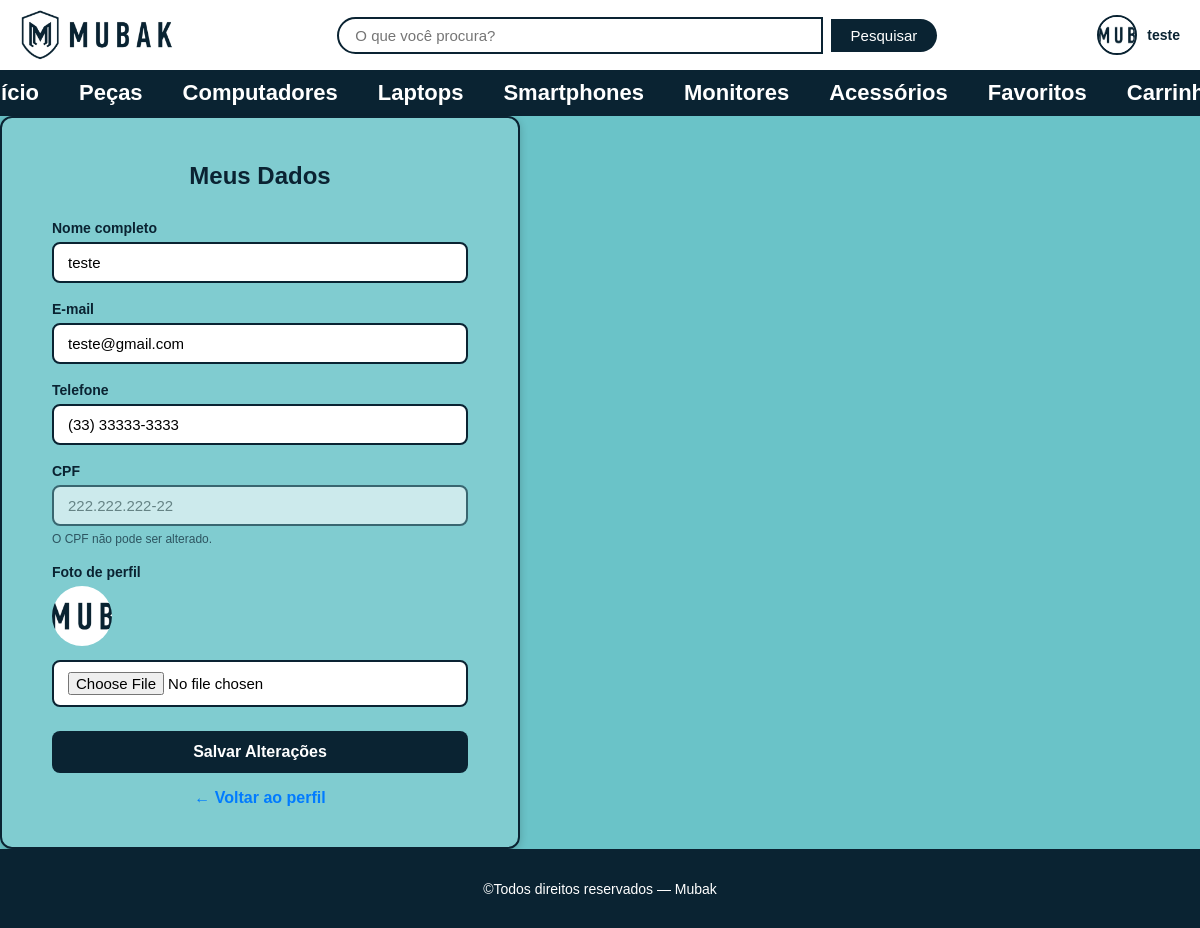
Page /perfil/dados (signed in) on the committed database.
### tables this page shows
CREATE TABLE usuario(
            id_usuario INTEGER PRIMARY KEY AUTOINCREMENT NOT NULL,
            nome varchar(50) NOT NULL,
            email varchar(50) NOT NULL,
            senha varchar(50) NOT NULL,
            telefone varchar(50) NOT NULL,
            cpf varchar(50) UNIQUE NOT NULL,
            data_nasc DATE NOT NULL,
            foto varchar NOT NULL,
            id_perfil INT NOT NULL,
            FOREIGN KEY(id_perfil) REFERENCES perfil(id_perfil)
        );

### routes/user_routes.py (the view, shortened to what this page needs)
@bp.route('/perfil/dados', methods=['GET', 'POST'])
@login_required
def perfil_dados():
    id_usuario = session['user_id']
    user = get_usuario_por_id(id_usuario)
    return render_template('pages/perfil_dados.html', user=user)

### app.py (called while the page is built)
@app.before_request
def verificar_inatividade():
    if 'user_id' in session:
        agora = datetime.now()
        ultima_atividade = session.get('ultima_atividade')
        if ultima_atividade:
            ultima_atividade = datetime.fromisoformat(ultima_atividade)
            if agora - ultima_atividade > TEMPO_INATIVIDADE:
                session.clear()
                return redirect(url_for('auth.login'))
        session.permanent = True
        session['ultima_atividade'] = agora.isoformat()

### database.py (called while the page is built)
def get_db_connection():
    conn = sqlite3.connect(DATABASE)
    conn.row_factory = sqlite3.Row
    return conn

### models/usuario_model.py (called while the page is built)
def get_usuario_por_id(id_usuario):
    conn = get_db_connection()
    user = conn.execute(
        'SELECT * FROM usuario WHERE id_usuario=?', (id_usuario,)
    ).fetchone()
    conn.close()
    return user

### templates/pages/perfil_dados.html (shortened to what this page needs)
<!DOCTYPE html>
<html lang="pt-br">
<head>
    <link rel="stylesheet" href="{{ url_for('static', filename='css/reset.css') }}">
    <link rel="stylesheet" href="{{ url_for('static', filename='css/global.css') }}">
    <link rel="stylesheet" href="{{ url_for('static', filename='css/perfil.css') }}">
    <link rel="stylesheet" href="{{ url_for('static', filename='css/cadastro.css') }}">
    <link rel="stylesheet" href="{{ url_for('static', filename='css/responsive.css') }}">
</head>
<body>
    {% include 'partials/header.html' %}
    <main>
        <section class="admin_form_container">
            <div class="cadastro_box">
                <h2>Meus Dados</h2>
                <form class="cadastro_form" method="POST"
                      action="{{ url_for('user.perfil_dados') }}"
                      enctype="multipart/form-data">
                    <div class="cadastro_campo">
                        <label for="nome">Nome completo</label>
                        <input type="text" id="nome" name="nome" value="{{ user.nome }}" required>
                    </div>
                    <div class="cadastro_campo">
                        <label for="email">E-mail</label>
                        <input type="email" id="email" name="email" value="{{ user.email }}" required>
                    </div>
                    <div class="cadastro_campo">
                        <label for="telefone">Telefone</label>
                        <input type="tel" id="telefone" name="telefone" value="{{ user.telefone }}">
                    </div>
                    <div class="cadastro_campo">
                        <label>CPF</label>
                        <input type="text" value="{{ user.cpf }}" disabled class="campo_desabilitado">
                        <span class="campo_hint">O CPF não pode ser alterado.</span>
                    </div>
                    <div class="cadastro_campo">
                        <label for="foto">Foto de perfil</label>
                        {% if user.foto and user.foto != 'default.png' %}
                        <img src="{{ url_for('static', filename='uploads/' + user.foto) }}"
                             alt="Foto atual" class="campo_foto_preview">
                        {% endif %}
                        <input type="file" id="foto" name="foto" accept="image/*">
                    </div>
                    <button type="submit" class="btn_cadastrar">Salvar Alterações</button>
                </form>
                <div class="form_voltar">
                    <a href="{{ url_for('user.perfil') }}">← Voltar ao perfil</a>
                </div>
            </div>
        </section>
    </main>
    {% include 'partials/footer.html' %}
</body>
</html>

### templates/partials/header.html (shortened to what this page needs)
<header class="header">
    <figure class="header_logo">
        <a href="{{ url_for('index') }}">
            <img src="{{ url_for('static', filename='images/mubak_logo.png') }}" alt="Logo Mubak">
        </a>
    </figure>
    <section class="header_barra_pesquisa">
        <form action="{{ url_for('produto.pesquisar') }}" method="GET">
            <input type="search" name="q" placeholder="O que você procura?"
                   value="{{ busca|default('') }}" aria-label="Pesquisar">
            <button type="submit">Pesquisar</button>
        </form>
    </section>
    <div class="header_usuario">
        {% if session.user_id %}
            <a href="{{ url_for('user.perfil') }}" title="Ir para meu perfil">
                <img class="header_usuario_avatar"
                     src="{{ url_for('static', filename='uploads/' + (session.user_foto or 'default.png')) }}"
                     alt="Foto de {{ session.user_nome }}">
                <span class="header_usuario_nome">{{ session.user_nome }}</span>
            </a>
        {% endif %}
    </div>
</header>
<nav class="menu_principal">
    <ul>
        <li><a href="{{ url_for('index') }}">Início</a></li>
        <li><a href="{{ url_for('produto.produtos', categoria='Peças') }}">Peças</a></li>
        <li><a href="{{ url_for('produto.produtos', categoria='Computadores') }}">Computadores</a></li>
        <li><a href="{{ url_for('produto.produtos', categoria='Laptops') }}">Laptops</a></li>
        <li><a href="{{ url_for('produto.produtos', categoria='Smartphones') }}">Smartphones</a></li>
        <li><a href="{{ url_for('produto.produtos', categoria='Monitores') }}">Monitores</a></li>
        <li><a href="{{ url_for('produto.produtos', categoria='Acessórios') }}">Acessórios</a></li>
        {% if session.user_id %}
            {% if session.is_admin %}
            <li><a href="{{ url_for('admin.painel') }}">Painel Admin</a></li>
            {% else %}
            <li><a href="{{ url_for('favorito.favoritos') }}">Favoritos</a></li>
            <li><a href="{{ url_for('carrinho.carrinho') }}">Carrinho</a></li>
            {% endif %}
        {% endif %}
    </ul>
</nav>

### static/css/global.css (style rules this page uses)
:root { --cor-primaria: #0a2332; --cor-fundo: #6ac3c8; --cor-branca: #ffffff; --cor-texto-claro: #ffffff; --cor-destaque: #007BFF; --cor-perigo: #e74c3c; --cor-sucesso: #27ae60; --borda-radius: 8px; --sombra: 0 2px 8px rgba(0, 0, 0, 0.2); }
body { background-color: var(--cor-fundo); font-family: sans-serif; }
h2 { text-align: center; margin-bottom: 1%; margin-top: 1%; font-family: sans-serif; width: 100%; }
.header { display: flex; align-items: center; justify-content: space-between; padding: 10px 20px; background-color: var(--cor-branca); }
.header_barra_pesquisa { flex: 1; display: flex; justify-content: center; }
.header_barra_pesquisa form { display: flex; align-items: center; gap: 8px; width: 100%; max-width: 600px; }
.header_barra_pesquisa input[type="search"] { flex: 1; padding: 8px 16px; border: 2px solid var(--cor-primaria); border-radius: 25px 0 0 25px; font-size: 15px; outline: none; }
.header_barra_pesquisa button { padding: 8px 20px; background-color: var(--cor-primaria); color: var(--cor-branca); border: none; border-radius: 0 25px 25px 0; cursor: pointer; font-size: 15px; transition: background-color 0.3s; }
.header_logo img { display: block; max-height: 50px; }
.header_usuario { display: flex; align-items: center; gap: 10px; }
.header_usuario_avatar { width: 40px; height: 40px; border-radius: 50%; object-fit: cover; border: 2px solid var(--cor-primaria); }
.header_usuario_nome { font-size: 14px; font-weight: bold; color: var(--cor-primaria); white-space: nowrap; }
.header_usuario a { display: flex; align-items: center; gap: 10px; text-decoration: none; }
.menu_principal { background-color: var(--cor-primaria); padding: 10px 0; }
.menu_principal ul { display: flex; justify-content: center; list-style: none; margin: 0; padding: 0; gap: 40px; }
.menu_principal a { text-decoration: none; color: var(--cor-branca); font-family: sans-serif; font-weight: bold; font-size: 22px; transition: color 0.3s; }

### static/css/cadastro.css (style rules this page uses)
.cadastro_box { background-color: rgba(255, 255, 255, 0.15); border: 2px solid var(--cor-primaria); border-radius: 12px; padding: 40px 50px; width: 100%; max-width: 520px; box-shadow: var(--sombra); }
.cadastro_box h2 { color: var(--cor-primaria); font-size: 24px; margin-bottom: 30px; }
.cadastro_form { display: flex; flex-direction: column; gap: 18px; }
.cadastro_campo { display: flex; flex-direction: column; gap: 6px; }
.cadastro_campo label { font-weight: bold; font-size: 14px; color: var(--cor-primaria); }
.cadastro_campo input, .cadastro_campo select { padding: 10px 14px; border: 2px solid var(--cor-primaria); border-radius: var(--borda-radius); font-size: 15px; background-color: var(--cor-branca); outline: none; transition: border-color 0.3s; }
.campo_desabilitado { opacity: 0.6; cursor: not-allowed; }
.campo_hint { font-size: 12px; color: var(--cor-primaria); opacity: 0.7; }
.campo_foto_preview { width: 60px; height: 60px; border-radius: 50%; object-fit: cover; margin-bottom: 8px; }
.btn_cadastrar { width: 100%; padding: 12px; background-color: var(--cor-primaria); color: var(--cor-branca); border: none; border-radius: var(--borda-radius); font-size: 16px; font-weight: bold; cursor: pointer; transition: background-color 0.3s; margin-top: 6px; }
.form_voltar { margin-top: 16px; text-align: center; }
.form_voltar a { color: var(--cor-destaque); font-weight: bold; }

### rows in the picture
usuario: user_nome "teste", nome "teste", email "teste@gmail.com", telefone "(33) 33333-3333", cpf "222.222.222-22", foto (picture)
